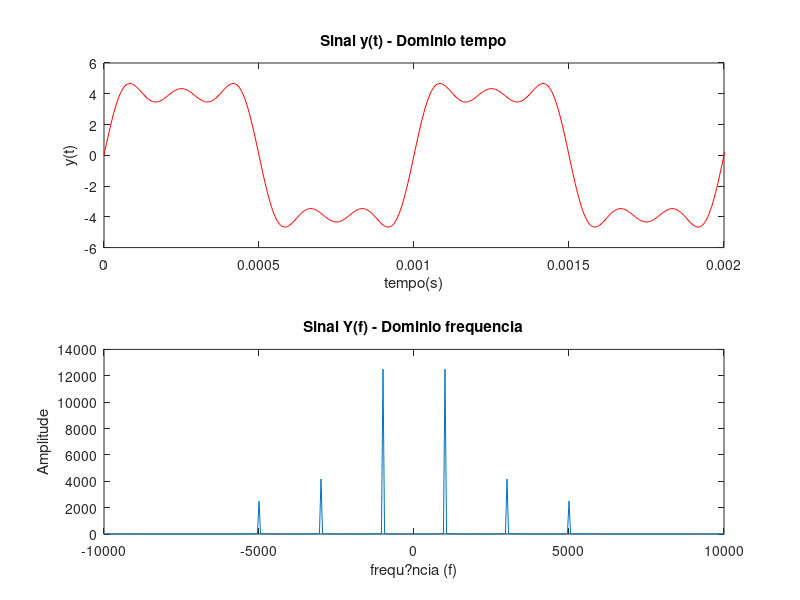
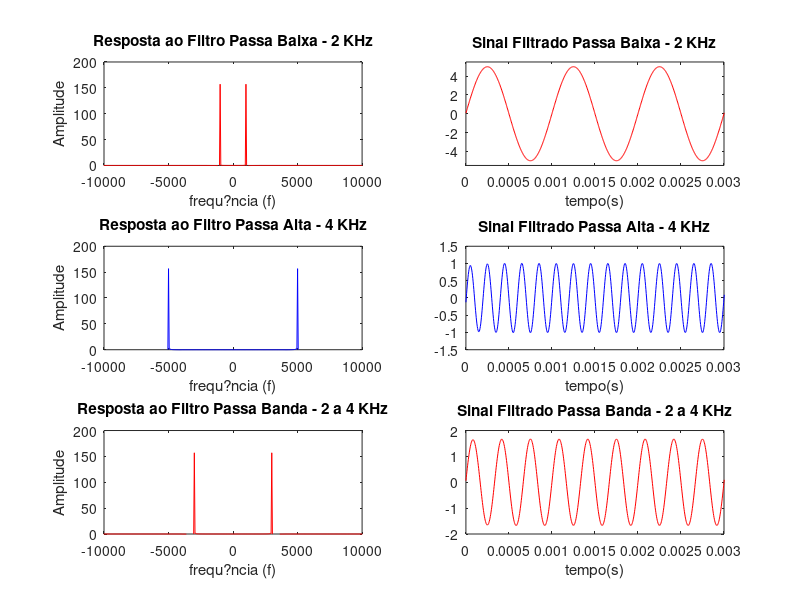
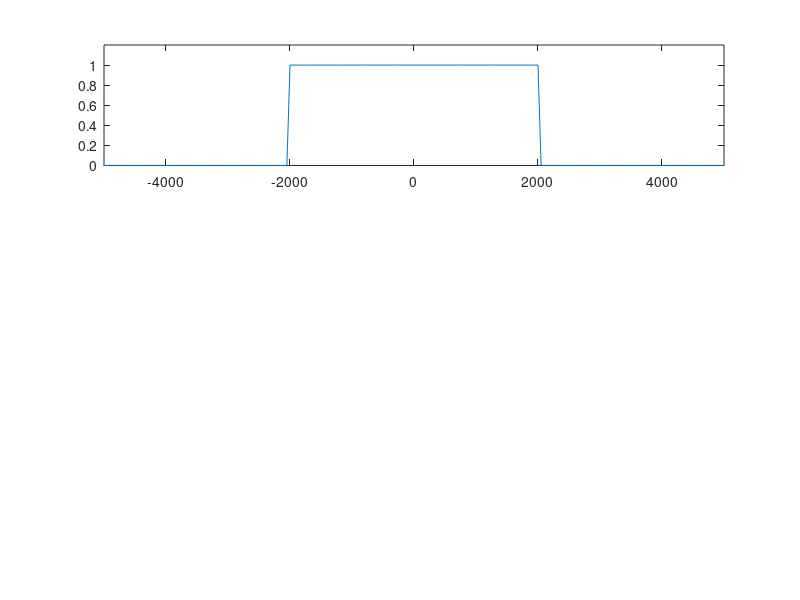

Here is the MATLAB script that generated these plots, in order:
close all;
clear all;
clc;

%Gerar um sinal s(t) composto pela somat?ria de 3 senos com amplitudes
%de 5V, 5/3V e 1V e frequ?ncias de 1, 3 e 5 kHz, respectivamente.

A = 5;
f = 5000;
n = 50;                     %fator de super amostra deve de ser duas vezes a frequencia
n_periodo = 100;            %numeros de per?odos a ser apresentados na tela
fs = n*f;                   %frequencia de amostragem
t_final = n_periodo*(1/f);  %numero de periodos * periodo
ts = 1/fs;                  %tempo de amostragem - capturando o tempo em que ser? plotado o sinal
t = [0:ts:t_final];         %vetor de tempo


y = A*sin(2*pi*f/5*t) + A/3*sin(2*pi*3000*t) + A/5*sin(2*pi*f*t);

%Plotar em uma figura os tr?s cossenos e o sinal 's ' no dom?nio do tempo e
%da frequ?ncia

%dom?niio do tempo
figure(1)
subplot(2,1,1);
plot(t,y, 'r');
xlim([0 2e-3])
ylabel('y(t)');
xlabel('tempo(s)');
title('Sinal y(t) - Dominio tempo');

%dominio da frequ?ncia
Y = fftshift(fft(y));
passo_f = 1/t_final;
f = [-fs/2 : passo_f : fs/2];
subplot(2,1,2);
plot(f, abs(Y));
xlim([-1e4 1e4]);
ylabel('Amplitude');
xlabel('frequ?ncia (f)');
title('Sinal Y(f) - Dominio frequencia');

%Passa baixa (frequ?ncia de corte em 2kHz)
n_filtro_pb = fs/passo_f;
intervalo_filtro = fs/n_filtro_pb;

figure(2)
%filtro passa baixa
n_PB = [zeros(1, 2460) ones(1, 81) zeros(1, 2460)];
Y_filtrado_PB = Y.*n_PB;

%plotagem 
subplot(3,2,1)
plot(f, Y_filtrado_PB, 'r')
xlim([-1e4 1e4])
title('Resposta ao Filtro Passa Baixa - 2 KHz')
ylabel('Amplitude');
xlabel('frequ?ncia (f)');
ylim([0,200])

subplot(3,2,2);
y_PB = ifft(ifftshift(Y_filtrado_PB));
plot(t, y_PB, 'r');
xlabel('tempo(s)');
title('Sinal Filtrado Passa Baixa - 2 KHz');
xlim([0, 3e-3])
ylim([-5.5 5.5])

n_PA = [ ones(1, 2420) zeros(1, 161) ones(1, 2420)];
subplot(3,2,3)
Y_filtrado_PA = n_PA.*Y;
plot(f, Y_filtrado_PA, 'b');
title('Resposta ao Filtro Passa Alta - 4 KHz')
ylabel('Amplitude');
xlabel('frequ?ncia (f)');
ylim([0,200]);
xlim([-1e4 1e4])

subplot(3,2,4);
y_PA = ifft(ifftshift(Y_filtrado_PA));
plot(t, y_PA, 'b');
xlabel('tempo(s)');
title('Sinal Filtrado Passa Alta - 4 KHz');
xlim([0, 3e-3])

n_PBanda = ([zeros(1,2420) ones(1,40) zeros(1, 81) ones(1, 40) zeros(1, 2420)]);
subplot(3,2,5);
Y_filtrado_PBanda = n_PBanda.*Y;
plot(f, Y_filtrado_PBanda, 'gr');
title('Resposta ao Filtro Passa Banda - 2 a 4 KHz')
ylabel('Amplitude');
xlabel('frequ?ncia (f)');
ylim([0,200]);
xlim([-1e4 1e4]);

subplot(3,2,6);
y_PBanda = ifft(ifftshift(Y_filtrado_PBanda));
plot(t, y_PBanda, 'gr');
xlabel('tempo(s)');
title('Sinal Filtrado Passa Banda - 2 a 4 KHz');
xlim([0, 3e-3])

figure(3);
subplot(3,1,1);
plot(f, n_PB);
xlim([-5000, 5000]);
ylim([0 1.2])

